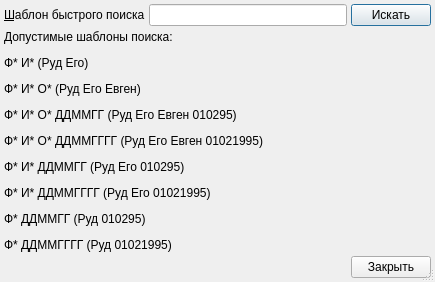
<?xml version="1.0" encoding="UTF-8"?>
<ui version="4.0">
 <class>FastFindClient</class>
 <widget class="QDialog" name="FastFindClient">
  <property name="windowModality">
   <enum>Qt::ApplicationModal</enum>
  </property>
  <property name="geometry">
   <rect>
    <x>0</x>
    <y>0</y>
    <width>435</width>
    <height>279</height>
   </rect>
  </property>
  <property name="windowTitle">
   <string>Быстрый поиск пациента</string>
  </property>
  <property name="sizeGripEnabled">
   <bool>true</bool>
  </property>
  <layout class="QGridLayout">
   <property name="margin">
    <number>4</number>
   </property>
   <property name="spacing">
    <number>4</number>
   </property>
   <item row="2" column="0" colspan="3">
    <widget class="QLabel" name="lblDescription">
     <property name="text">
      <string>&lt;html&gt;&lt;head/&gt;&lt;body&gt;&lt;p&gt;Допустимые шаблоны поиска:&lt;/p&gt;&lt;p&gt;Ф* И* (Руд Его)&lt;/p&gt;&lt;p&gt;Ф* И* О* (Руд Его Евген)&lt;/p&gt;&lt;p&gt;Ф* И* О* ДДММГГ (Руд Его Евген 010295)&lt;/p&gt;&lt;p&gt;Ф* И* О* ДДММГГГГ (Руд Его Евген 01021995)&lt;/p&gt;&lt;p&gt;Ф* И* ДДММГГ (Руд Его 010295)&lt;/p&gt;&lt;p&gt;Ф* И* ДДММГГГГ (Руд Его 01021995)&lt;/p&gt;&lt;p&gt;Ф* ДДММГГ (Руд 010295)&lt;/p&gt;&lt;p&gt;Ф* ДДММГГГГ (Руд 01021995)&lt;/p&gt;&lt;/body&gt;&lt;/html&gt;</string>
     </property>
    </widget>
   </item>
   <item row="3" column="0">
    <spacer>
     <property name="orientation">
      <enum>Qt::Vertical</enum>
     </property>
     <property name="sizeHint" stdset="0">
      <size>
       <width>20</width>
       <height>40</height>
      </size>
     </property>
    </spacer>
   </item>
   <item row="0" column="1" colspan="2">
    <widget class="QLineEdit" name="edtTemplate">
     <property name="sizePolicy">
      <sizepolicy hsizetype="Expanding" vsizetype="Fixed">
       <horstretch>1</horstretch>
       <verstretch>0</verstretch>
      </sizepolicy>
     </property>
    </widget>
   </item>
   <item row="0" column="0">
    <widget class="QLabel" name="lblTemplate">
     <property name="text">
      <string>&amp;Шаблон быстрого поиска</string>
     </property>
     <property name="buddy">
      <cstring>edtTemplate</cstring>
     </property>
    </widget>
   </item>
   <item row="0" column="3">
    <widget class="QPushButton" name="btnSearch">
     <property name="text">
      <string>Искать</string>
     </property>
    </widget>
   </item>
   <item row="4" column="3">
    <widget class="QPushButton" name="btnClose">
     <property name="sizePolicy">
      <sizepolicy hsizetype="Expanding" vsizetype="Fixed">
       <horstretch>0</horstretch>
       <verstretch>0</verstretch>
      </sizepolicy>
     </property>
     <property name="text">
      <string>Закрыть</string>
     </property>
    </widget>
   </item>
  </layout>
 </widget>
 <tabstops>
  <tabstop>edtTemplate</tabstop>
 </tabstops>
 <resources/>
 <connections/>
</ui>
